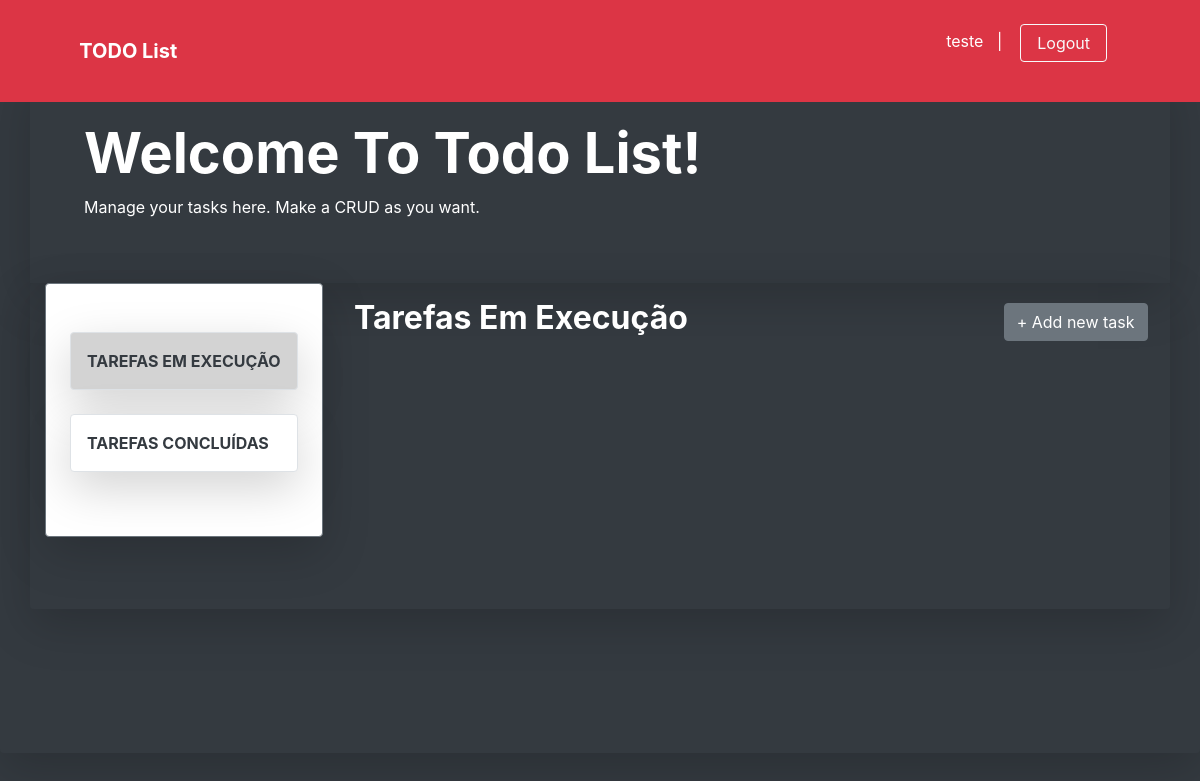
Page /task_doing (signed in) on the earlier database version.
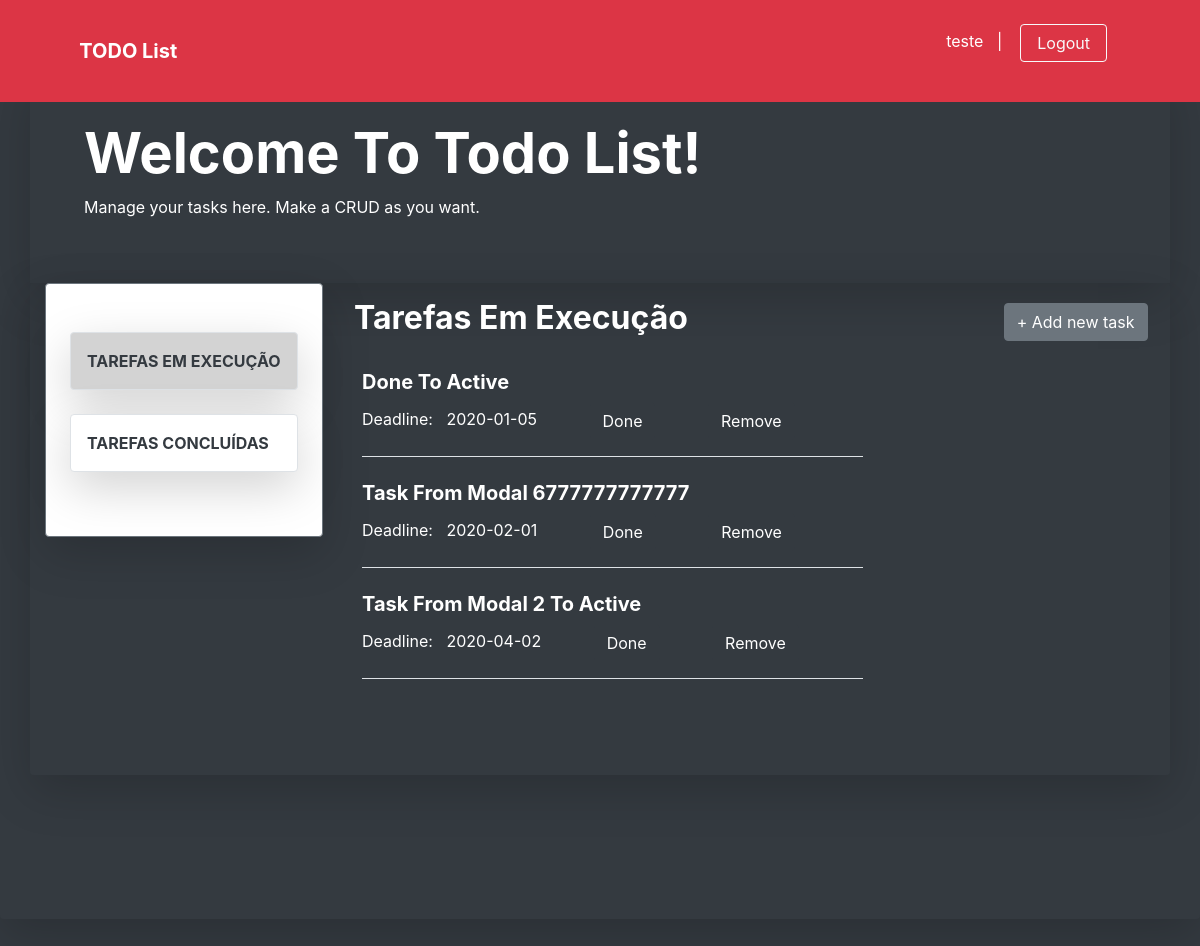
Same page on the later database version.
### app/models/tables.py (models this page shows, shortened)
class User(db.Model):
    __tablename__ = 'users'
    id = db.Column(db.Integer, primary_key=True)
    username = db.Column(db.String(50),
        unique=True,
        nullable=False
    )
    password = db.Column(db.String)
    name = db.Column(db.String)
    email = db.Column(db.String, unique=True)
    @property
    def is_authenticated(self):
        return True

class Task(db.Model):
    __tablename__ = 'tasks'
    id = db.Column(db.Integer, primary_key=True)
    task_name = db.Column(db.String, unique=True)
    description = db.Column(db.Text)
    start_date = db.Column(
        db.String,
        server_default=db.func.now(),
        nullable=False
    )
    done_status = db.Column(db.Boolean, default=False)
    deadline = db.Column(db.String, nullable=True)
    user_id = db.Column(db.Integer, db.ForeignKey('users.id'))
    task_owner = db.relationship('User', foreign_keys=user_id)

### app/controllers/default.py (the view)
@app.route('/task_doing', methods=['GET', 'POST'])
@login_required
def task_doing():
    task_form = TaskForm()
    tasks = Task.query.all()
    return render_template(
        'task_doing.html',
        tasks=tasks,
        task_form=task_form
    )

### app/controllers/default.py (called while the page is built)
@login_manager.user_loader
def load_user(id):
    return User.query.filter_by(id=id).first()

### app/templates/task_doing.html (shortened to what this page needs)
{% extends 'base-dashboard.html' %}
{% block content %}
<main role="main" class="shadow-lg bg-dark rounded">
    <div class="shadow-lg container bg-dark text-white py-5">
        <div class="container ml-4">
           <h1 class="display-4 font-weight-bolder text-capitalize">Welcome to todo list!</h1>
           <p>Manage your tasks here. Make a CRUD as you want.</p>
        </div>
    </div>
    <div class="shadow-lg container  w-100 row mx-auto rounded">
        <div class="shadow-lg w-25 row border border-secondary py-5 mb-auto ml-0 bg-white rounded">
            <div class="list-group rounded mx-auto my-auto">
                <a id="active_doing" class="shadow-lg border list-group-item list-group-item-action text-dark font-weight-bolder text-uppercase p-3 mb-4 rounded" href="{{ url_for('task_doing') }}">tarefas em execução</a>
                <a class="shadow-lg border list-group-item list-group-item-action text-dark font-weight-bolder text-uppercase p-3 mb-3 rounded"  href="{{ url_for('task_done') }}">tarefas concluídas</a>
            </div>
        </div>
        <div class="w-75 mx-auto">
            <div id="btn-add" class="text-white font-weight-bold">
                <button type="button" class="btn btn-secondary" data-toggle="modal" data-target="#myModal">
                    &plus; Add new task
                </button>
            </div>
            <div id="all-task" class=" row col col-sm-8 col-md-8 col-lg-8 col-xl-8 text-white text-capitalize ml-2">
                <h2 class="display-7 text-white text-capitalize font-weight-bolder mb-3 p-3">Tarefas em execução</h2>
                {% for t in tasks[::-1] %}
                    {% if t.done_status == False and t.deadline != None %}
                        <div class="ml-4 text-white text-capitalize w-100 border-bottom mb-4">
                            <a title="Click to update this task" class="text-decoration-none text-white" href="{{ url_for('task_pre_update', task_id=t.id) }}">
                                <h5><strong>{{ t.task_name }}</strong></h5>
                            </a>
                            <p class="d-inline">Deadline: &nbsp; {{ t.deadline }}
                              <form method="POST" action="{{ url_for('task_done') }}" class="d-inline ml-5" >
                                <button type="submit" class="btn btn-dark">Done</button>
                              </form>
                              <form method="POST" action="{{ url_for('task_delete') }}" class="d-inline ml-5" >
                                <button type="submit" class="btn btn-dark">Remove</button>
                              </form>
                            </p>
                        </div>
                    {% endif %}
                {% endfor %}
            </div>
        </div>
        <div class="container">
        </div>
        <br><br><br>
    </div>
    <br><br><br>
    <br><br><br>
</main>
{% endblock %}

### app/templates/base-dashboard.html (shortened to what this page needs)
<!doctype html>
<html lang="pt-br">
<head>
    <link
        href="{{ url_for('static', filename='css/bootstrap.min.css') }}"
        rel="stylesheet"
>
    <link href="{{ url_for('static', filename='css/mystyle.css') }}"
        rel="stylesheet" >
</head>
<body class="my-0 mx-auto py-0 bg-dark">
    <nav class="navbar navbar-expand-md fixed-top bg-danger ">
      <div class="container mx-auto py-3">
        <a class="navbar-brand w-75 mx-auto text-decoration-none text-white font-weight-bolder " href="#">TODO List</a>
          {% if current_user.is_authenticated %}
            <p class="text-white">{{ current_user.username }} &nbsp;&nbsp;| &nbsp;&nbsp;
              <a href="{{ url_for('logout') }}">
                <button class="btn btn-outline-light px-3 mr-5 my-2 my-sm-0">
                  Logout
                </button>
              </a>
            </p>
          {% endif %}
      </div>
    </nav><br><br><br>
    {% block content %}
    {% endblock %}
    <br><br><br>
    <br><br><br>
</body>
</html>

### app/static/css/mystyle.css (style rules this page uses)
div#btn-add { position: relative; float: right; margin: 20px auto; }
a#active_doing { background-color: LightGray; color: #ffffff; }

Differences in the rows shown:
added Task: task_name "Done To Active", deadline "2020-01-05"
added Task: task_name "Task From Modal 6777777777777", deadline "2020-02-01"
added Task: task_name "Task From Modal 2 To Active", deadline "2020-04-02"
